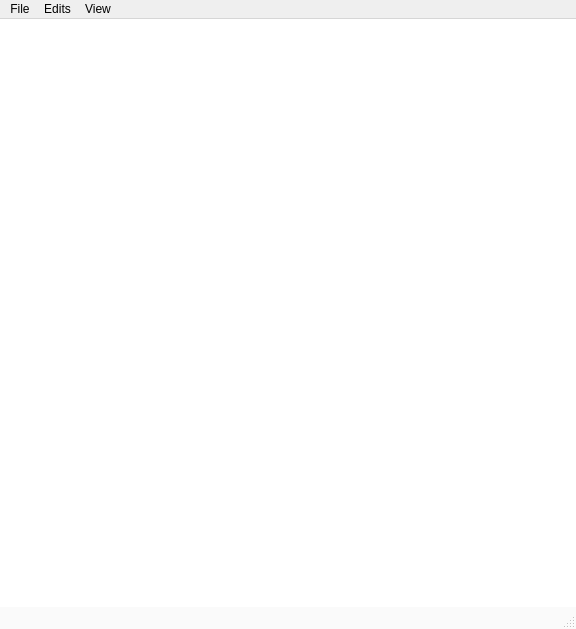
<?xml version="1.0" encoding="UTF-8"?>
<ui version="4.0">
 <class>QPadClass</class>
 <widget class="QMainWindow" name="QPadClass">
  <property name="geometry">
   <rect>
    <x>0</x>
    <y>0</y>
    <width>576</width>
    <height>629</height>
   </rect>
  </property>
  <property name="windowTitle">
   <string>QPad</string>
  </property>
  <property name="windowIcon">
   <iconset resource="qpad.qrc">
    <normaloff>:/QPad/icons/myappico.ico</normaloff>:/QPad/icons/myappico.ico</iconset>
  </property>
  <property name="styleSheet">
   <string notr="true">QMainWindow {
	background-color: #FFF
}


QStatusBar {
	background-color: #FAFAFA;
	color: #000
}


QMenu::item {
	background-color: #FAFAFA;
	color: #000
}

QMenu::item:selected {
	background-color: #C8DCFA;
	color: #000
}
</string>
  </property>
  <widget class="QWidget" name="centralWidget">
   <layout class="QGridLayout" name="gridLayout">
    <item row="0" column="0">
     <widget class="CodeEditor" name="textEdit">
      <property name="cursor" stdset="0">
       <cursorShape>IBeamCursor</cursorShape>
      </property>
      <property name="frameShape">
       <enum>QFrame::NoFrame</enum>
      </property>
      <property name="frameShadow">
       <enum>QFrame::Plain</enum>
      </property>
      <property name="tabStopDistance">
       <double>20.000000000000000</double>
      </property>
     </widget>
    </item>
   </layout>
  </widget>
  <widget class="QMenuBar" name="menuBar">
   <property name="geometry">
    <rect>
     <x>0</x>
     <y>0</y>
     <width>576</width>
     <height>22</height>
    </rect>
   </property>
   <widget class="QMenu" name="menu">
    <property name="title">
     <string>File</string>
    </property>
    <addaction name="a_create_file"/>
    <addaction name="a_new_win"/>
    <addaction name="a_open_file"/>
    <addaction name="a_save_file"/>
    <addaction name="a_save_as_file"/>
   </widget>
   <widget class="QMenu" name="menu_2">
    <property name="title">
     <string>Edits</string>
    </property>
    <addaction name="a_past_time"/>
   </widget>
   <widget class="QMenu" name="menuView">
    <property name="title">
     <string>View</string>
    </property>
    <widget class="QMenu" name="menuScale">
     <property name="title">
      <string>Scale</string>
     </property>
     <addaction name="a_scale_up"/>
     <addaction name="a_scale_down"/>
     <addaction name="a_scale_default"/>
    </widget>
    <addaction name="a_change_font"/>
    <addaction name="menuScale"/>
    <addaction name="a_numline_2"/>
   </widget>
   <addaction name="menu"/>
   <addaction name="menu_2"/>
   <addaction name="menuView"/>
  </widget>
  <widget class="QStatusBar" name="statusBar"/>
  <action name="a_create_file">
   <property name="icon">
    <iconset resource="qpad.qrc">
     <normaloff>:/QPad/icons/note_add_FILL0_wght400_GRAD0_opsz24.svg</normaloff>:/QPad/icons/note_add_FILL0_wght400_GRAD0_opsz24.svg</iconset>
   </property>
   <property name="text">
    <string>Create</string>
   </property>
   <property name="shortcut">
    <string>Ctrl+N</string>
   </property>
  </action>
  <action name="a_new_win">
   <property name="text">
    <string>New Window</string>
   </property>
   <property name="shortcut">
    <string>Ctrl+Shift+N</string>
   </property>
  </action>
  <action name="a_open_file">
   <property name="icon">
    <iconset resource="qpad.qrc">
     <normaloff>:/QPad/icons/edit_document_FILL0_wght400_GRAD0_opsz24.svg</normaloff>:/QPad/icons/edit_document_FILL0_wght400_GRAD0_opsz24.svg</iconset>
   </property>
   <property name="text">
    <string>Open</string>
   </property>
   <property name="shortcut">
    <string>Ctrl+O</string>
   </property>
  </action>
  <action name="a_save_file">
   <property name="icon">
    <iconset resource="qpad.qrc">
     <normaloff>:/QPad/icons/save_FILL0_wght400_GRAD0_opsz24.svg</normaloff>:/QPad/icons/save_FILL0_wght400_GRAD0_opsz24.svg</iconset>
   </property>
   <property name="text">
    <string>Save</string>
   </property>
   <property name="shortcut">
    <string>Ctrl+S</string>
   </property>
  </action>
  <action name="a_save_as_file">
   <property name="text">
    <string>Save As</string>
   </property>
   <property name="shortcut">
    <string>Ctrl+Shift+S</string>
   </property>
  </action>
  <action name="a_past_time">
   <property name="icon">
    <iconset resource="qpad.qrc">
     <normaloff>:/QPad/icons/schedule_FILL0_wght400_GRAD0_opsz24.svg</normaloff>:/QPad/icons/schedule_FILL0_wght400_GRAD0_opsz24.svg</iconset>
   </property>
   <property name="text">
    <string>Time &amp; Date</string>
   </property>
   <property name="shortcut">
    <string>F5</string>
   </property>
  </action>
  <action name="a_change_font">
   <property name="icon">
    <iconset resource="qpad.qrc">
     <normaloff>:/QPad/icons/text_fields_FILL0_wght400_GRAD0_opsz24.svg</normaloff>:/QPad/icons/text_fields_FILL0_wght400_GRAD0_opsz24.svg</iconset>
   </property>
   <property name="text">
    <string>Font</string>
   </property>
   <property name="shortcut">
    <string>Ctrl+Shift+F</string>
   </property>
  </action>
  <action name="a_scale_up">
   <property name="icon">
    <iconset resource="qpad.qrc">
     <normaloff>:/QPad/icons/add_FILL0_wght400_GRAD0_opsz24.svg</normaloff>:/QPad/icons/add_FILL0_wght400_GRAD0_opsz24.svg</iconset>
   </property>
   <property name="text">
    <string>Up</string>
   </property>
   <property name="shortcut">
    <string>Ctrl+Shift+=</string>
   </property>
  </action>
  <action name="a_scale_down">
   <property name="icon">
    <iconset resource="qpad.qrc">
     <normaloff>:/QPad/icons/remove_FILL0_wght400_GRAD0_opsz24.svg</normaloff>:/QPad/icons/remove_FILL0_wght400_GRAD0_opsz24.svg</iconset>
   </property>
   <property name="text">
    <string>Down</string>
   </property>
   <property name="shortcut">
    <string>Ctrl+Shift+-</string>
   </property>
  </action>
  <action name="a_scale_default">
   <property name="text">
    <string>Default</string>
   </property>
   <property name="shortcut">
    <string>Ctrl+0</string>
   </property>
  </action>
  <action name="a_numline">
   <property name="checkable">
    <bool>false</bool>
   </property>
   <property name="checked">
    <bool>false</bool>
   </property>
   <property name="enabled">
    <bool>false</bool>
   </property>
   <property name="text">
    <string>Number Line</string>
   </property>
  </action>
  <action name="a_numline_2">
   <property name="checkable">
    <bool>true</bool>
   </property>
   <property name="checked">
    <bool>true</bool>
   </property>
   <property name="text">
    <string>Number Line</string>
   </property>
   <property name="shortcut">
    <string>Ctrl+Shift+M</string>
   </property>
  </action>
  <action name="action">
   <property name="icon">
    <iconset resource="qpad.qrc">
     <normaloff>:/QPad/icons/search.svg</normaloff>:/QPad/icons/search.svg</iconset>
   </property>
   <property name="text">
    <string>Search</string>
   </property>
   <property name="shortcut">
    <string>Ctrl+F</string>
   </property>
  </action>
 </widget>
 <layoutdefault spacing="6" margin="11"/>
 <customwidgets>
  <customwidget>
   <class>CodeEditor</class>
   <extends>QTextEdit</extends>
   <header>codeEditor.h</header>
  </customwidget>
 </customwidgets>
 <resources>
  <include location="qpad.qrc"/>
 </resources>
 <connections/>
</ui>
